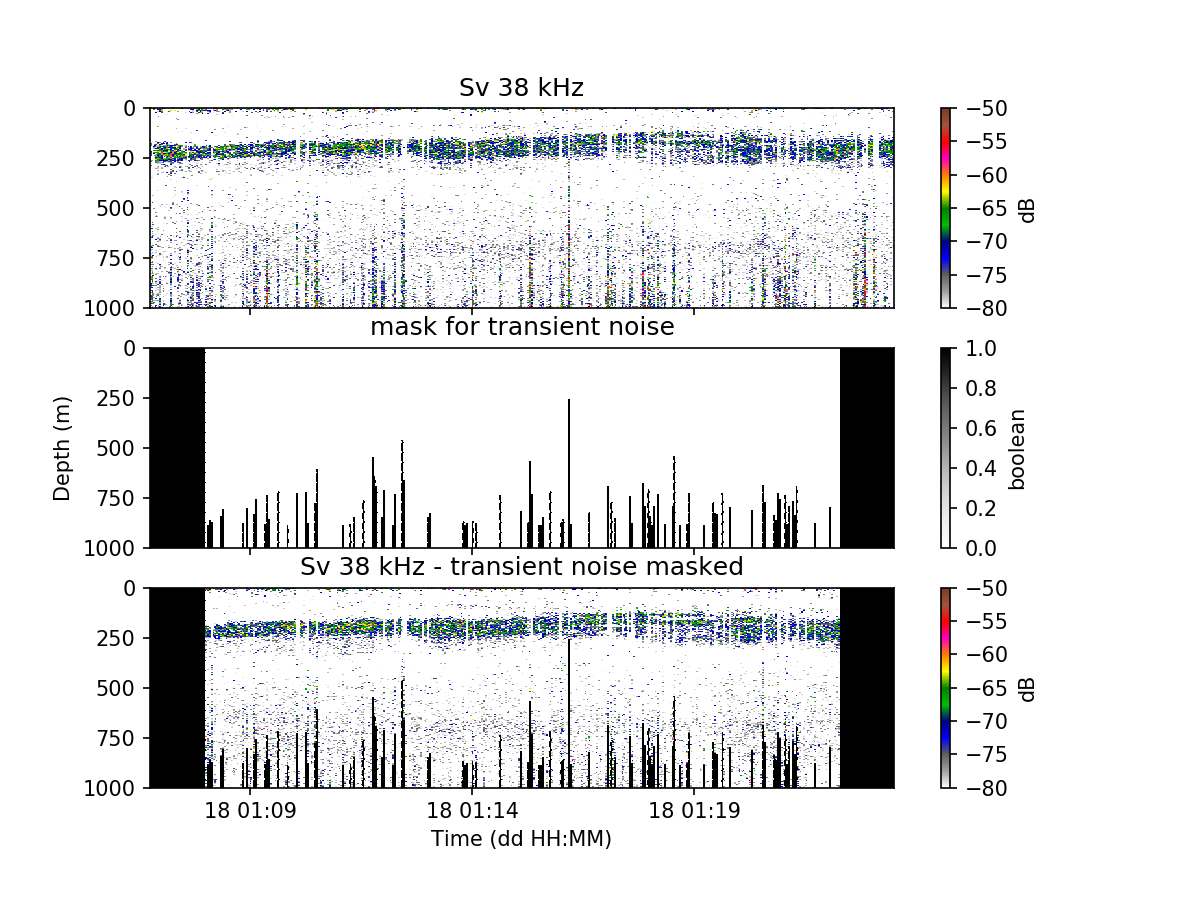

Source code (Python):
#!/usr/bin/env python3
"""
Example script that reads Sv, mask transient noise, and display results.

Notes: Get files in ftp://ftp.bas.ac.uk/rapidkrill/ and allocate them in the
corresponding directory for this to work

Created on Thu Jul 19 17:39:00 2018
@author: Alejandro Ariza, British Antarctic Survey
"""
# import modules
import numpy as np
import matplotlib.pyplot as plt
import os
from echolab2.instruments import EK60
from echopy import read_calibration as readCAL
from echopy import mask_transient as maskTN
from echopy.cmaps import cmaps

# =============================================================================
# load raw file
# =============================================================================
print('Loading raw file...')
rawfile = os.path.abspath('../data/JR161-D20061118-T010645.raw')
ek60    = EK60.EK60()
ek60.read_raw(rawfile)

# =============================================================================
# get calibration parameters
# =============================================================================
print('Getting calibration parameters...')
calfile = os.path.abspath('../data/JR161_metadata.toml')
params  = readCAL.ices(calfile, 38)

# =============================================================================
# read 38 kHz calibrated data
# =============================================================================
print('Reading 38 kHz calibrated data...')
raw38 = ek60.get_raw_data(channel_number = 1)
Sv38  = np.transpose(raw38.get_Sv(calibration = params).data)
t38   = raw38.get_Sv(calibration = params).ping_time
r38   = raw38.get_Sv(calibration = params).range

# =============================================================================
# mask transient noise
# =============================================================================
print('Masking transient noise...')
r0, n, thr = 100, 30, (3, 1) # (metres, pings, decibels)
mask38tn  = maskTN.fielding(Sv38,  r38,  r0, n, thr)
Sv38tnoff = Sv38.copy()
Sv38tnoff[mask38tn[0]|mask38tn[1]] = np.nan

# =============================================================================
# plot results
# =============================================================================
print('Displaying results...')
plt.figure(figsize = (8, 6))
c = cmaps()

plt.subplot(311).invert_yaxis()
plt.pcolormesh(t38, r38, Sv38, vmin = -80, vmax = -50, cmap = c.ek500)
plt.colorbar().set_label('dB')
plt.tick_params(labelbottom = False)
plt.title('Sv 38 kHz') 

plt.subplot(312).invert_yaxis()
plt.pcolormesh(t38, r38, np.int64(mask38tn[0]|mask38tn[1]), cmap = 'Greys')
plt.colorbar().set_label('boolean')
plt.tick_params(labelbottom = False)
plt.title('mask for transient noise')
plt.ylabel('Depth (m)')

plt.subplot(313).invert_yaxis()
plt.pcolormesh(t38, r38, Sv38tnoff, vmin = -80, vmax = -50, cmap = c.ek500)
plt.colorbar().set_label('dB')
plt.title('Sv 38 kHz - transient noise masked')
plt.xlabel('Time (dd HH:MM)')

plt.show()
#plt.savefig('example_mask_transient.png', dpi = 150)